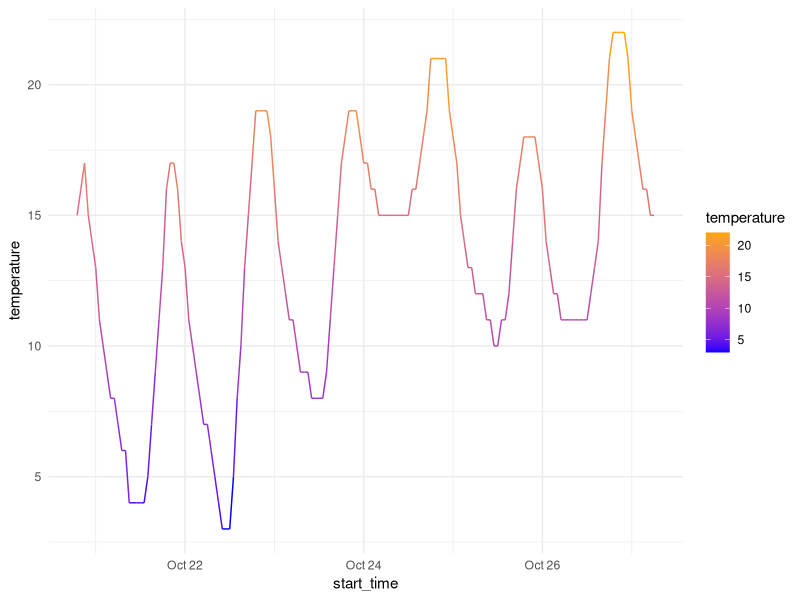
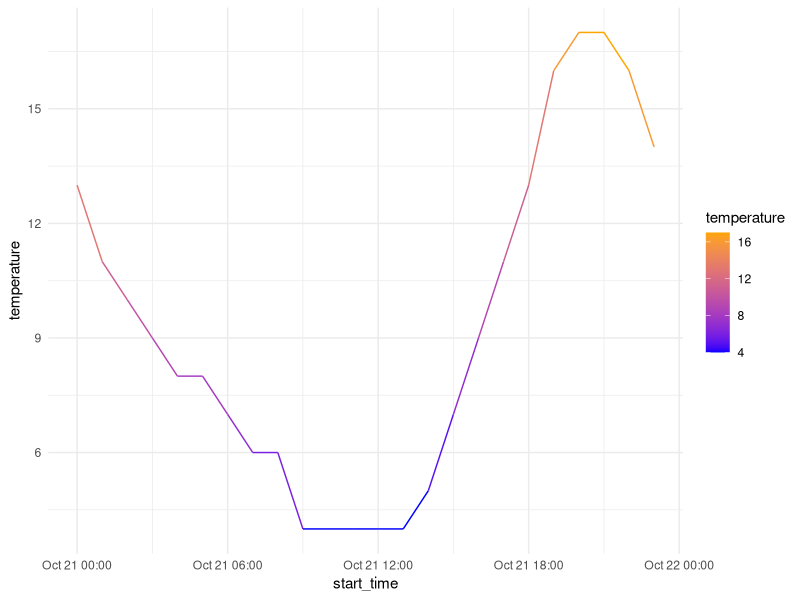
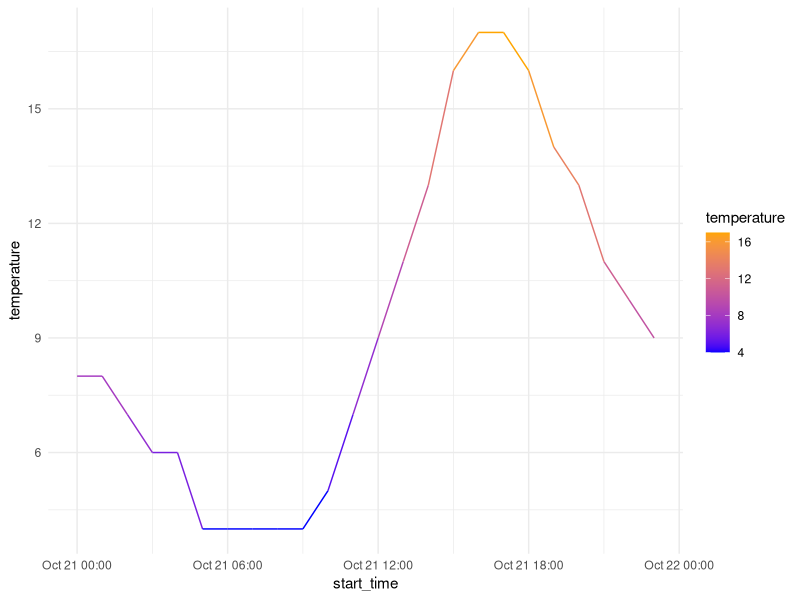
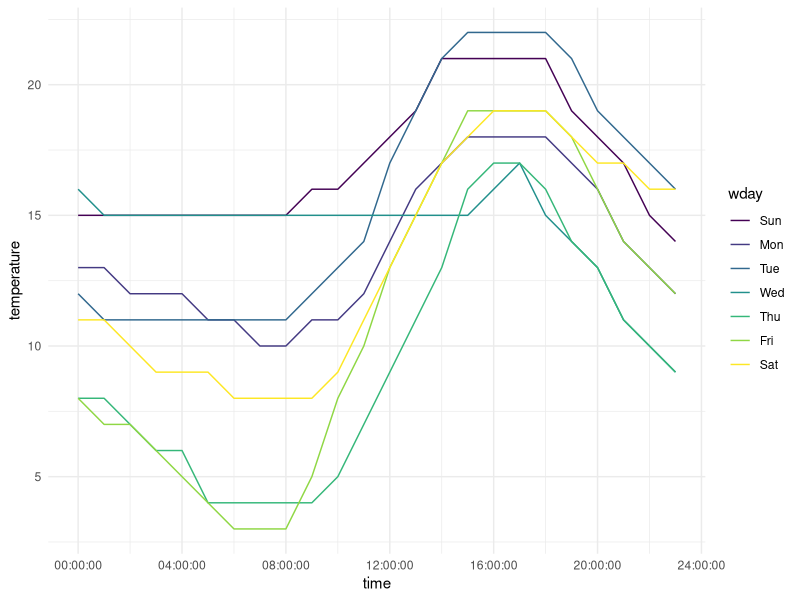

The R script that drew these images, in order:
## ---- chunk 1
#| echo: false
library(hms)
library(jsonlite)
library(tidyverse)

theme_set(theme_minimal())
## ---- chunk 2
df <- tibble(
  time = make_datetime(2020, c(2, 2, 2, 7, 7, 7), 1, seq_len(8))
)
df
## ---- chunk 3
df |>
  mutate(time_nyc = with_tz(time, tz = "America/New_York"))
## ---- chunk 4
df |>
  mutate(time_nyc = with_tz(time, tz = "America/New_York")) |>
  mutate(hour = hour(time)) |>
  mutate(hour_nyc = hour(time_nyc))
## ---- chunk 5
df |>
  mutate(time_nyc = with_tz(time, tz = "America/New_York")) |>
  mutate(diff = time - time_nyc)
## ---- chunk 6
df |>
  mutate(time_nyc = force_tz(time, tz = "America/New_York")) |>
  mutate(diff = time - time_nyc)
## ---- chunk 7
dt <- read_csv("../data/other_forecast_rva_hourly.csv")
dt
## ---- chunk 8
dt |> 
  head(3)
## ---- chunk 9
dt |> 
  ggplot(aes(start_time, temperature)) +
  geom_line(aes(color = temperature)) +
  scale_color_gradient(low = "blue", high = "orange")
## ---- chunk 10
dt |> 
  filter(date(start_time) == as_date("2021-10-21")) |>
  ggplot(aes(start_time, temperature)) +
  geom_line(aes(color = temperature)) +
  scale_color_gradient(low = "blue", high = "orange")
## ---- chunk 11
dt |>
  mutate(start_time = with_tz(start_time, tz = "America/New_York")) |> 
  filter(date(start_time) == as_date("2021-10-21")) |>
  ggplot(aes(start_time, temperature)) +
  geom_line(aes(color = temperature)) +
  scale_color_gradient(low = "blue", high = "orange")
## ---- chunk 12
dt |>
  mutate(start_time = with_tz(start_time, tz = "America/New_York")) |> 
  mutate(time = as_hms(start_time)) |>
  mutate(wday = wday(start_time, label = TRUE)) |>
  ggplot(aes(time, temperature)) +
  geom_line(aes(color = wday)) +
  scale_x_time()
